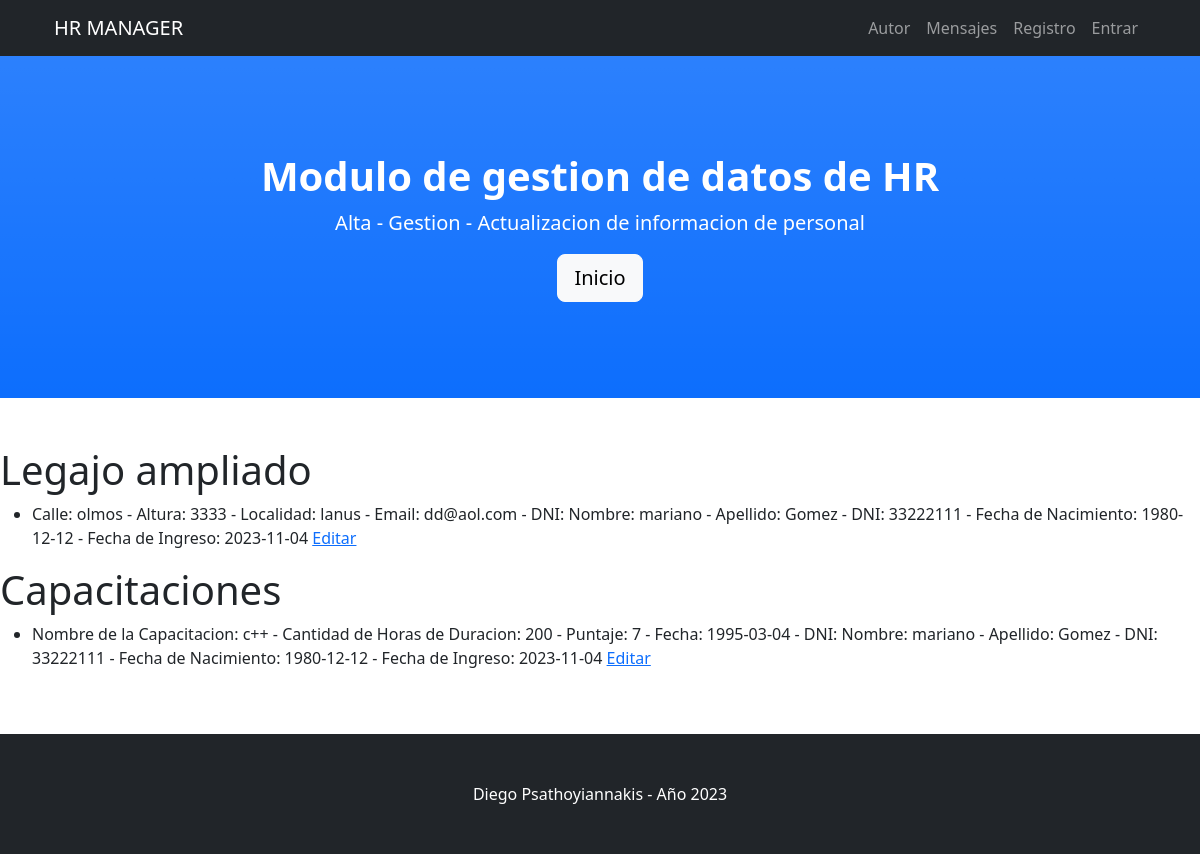
The page /FirstApp/ver_tablas/ on the database its author committed.
### FirstApp/models.py (models this page shows)
class Hoja2(models.Model):
    calle = models.CharField(max_length=40)
    altura = models.IntegerField()
    localidad = models.CharField(max_length=40)
    correo = models.EmailField(max_length=40)
    dni = models.ForeignKey(Hoja1, on_delete=models.CASCADE, to_field='dni')
    def __str__(self):
            return f"Calle: {self.calle} - Altura: {self.altura} - Localidad: {self.localidad} - Email: {self.correo} - DNI: {self.dni}"

class Hoja1(models.Model):
    nombre = models.CharField(max_length=40)
    apellido = models.CharField(max_length=40)
    dni = models.IntegerField(unique=True)
    nacimiento = models.DateField()
    ingreso = models.DateField()
    def __str__(self):
            return f"Nombre: {self.nombre} - Apellido: {self.apellido} - DNI: {self.dni} -  Fecha de Nacimiento: {self.nacimiento} - Fecha de Ingreso: {self.ingreso}"

class Capacitacion(models.Model):
    nombre = models.CharField(max_length=60)
    Horas = models.IntegerField()
    puntaje = models.IntegerField()
    fecha = models.DateField()
    dni = models.ForeignKey(Hoja1, on_delete=models.CASCADE, to_field='dni')
    def __str__(self):
            return f"Nombre de la Capacitacion: {self.nombre} - Cantidad de Horas de Duracion: {self.Horas} - Puntaje: {self.puntaje} - Fecha: {self.fecha} - DNI: {self.dni}"

### FirstApp/views.py (the view)
# urls.py: path('ver_tablas/', views.ver_tablas, name='ver_tablas'),
def ver_tablas(request):
    hoja2_registros = Hoja2.objects.all()
    capacitacion_registros = Capacitacion.objects.all()
    return render(request, 'FirstApp/ver_tablas.html', {
        'hoja2_registros': hoja2_registros,
        'capacitacion_registros': capacitacion_registros,
    })

### FirstApp/templates/FirstApp/ver_tablas.html
{% extends 'FirstApp/home.html' %}
{% block content %}
<br>
<br>
<h1>Legajo ampliado</h1>
    <ul>
        {% for registro in hoja2_registros %}
            <li>
                {{ registro }}
                <a href="{% url 'editar_registro' registro.id %}">Editar</a>
            </li>
        {% endfor %}
    </ul>
    <h1>Capacitaciones</h1>
    <ul>
        {% for registro in capacitacion_registros %}
            <li>
                {{ registro }}
                <a href="{% url 'editar_registro' registro.id %}">Editar</a>
            </li>
        {% endfor %}
    </ul>
<br>
<br>
{% endblock %}

### rows shown on the page
Hoja2: calle+altura+localidad "Calle: olmos - Altura: 3333 - Localidad: lanus - Email: dd@aol.com - DNI: Nombre: mariano - Apellido: Gomez - DNI: 33222111 - Fecha de Nacimiento: 1980-12-12 - Fecha de Ingreso: 2023-11-04"
Capacitacion: nombre+Horas+puntaje "Nombre de la Capacitacion: c++ - Cantidad de Horas de Duracion: 200 - Puntaje: 7 - Fecha: 1995-03-04 - DNI: Nombre: mariano - Apellido: Gomez - DNI: 33222111 - Fecha de Nacimiento: 1980-12-12 - Fecha de Ingreso: 2023-11-04"
